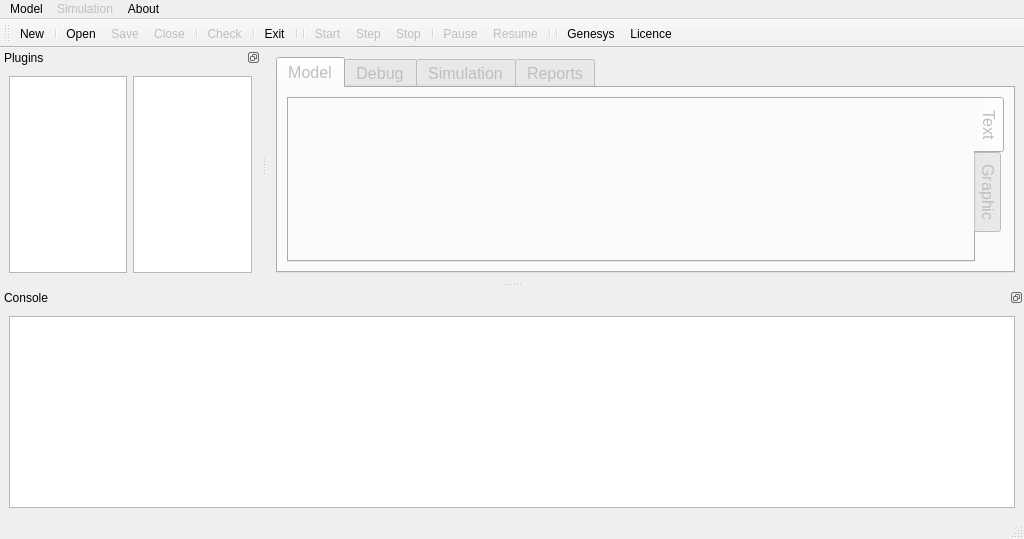
<?xml version="1.0" encoding="UTF-8"?>
<ui version="4.0">
 <class>MainWindow</class>
 <widget class="QMainWindow" name="MainWindow">
  <property name="geometry">
   <rect>
    <x>0</x>
    <y>0</y>
    <width>1024</width>
    <height>539</height>
   </rect>
  </property>
  <property name="windowTitle">
   <string>GenESyS - Generic and Expansible System Simulator</string>
  </property>
  <property name="windowIcon">
   <iconset resource="simpleGUI_resources.qrc">
    <normaloff>:/icons3/resources/icons/pack3/ico/3d bar chart.ico</normaloff>:/icons3/resources/icons/pack3/ico/3d bar chart.ico</iconset>
  </property>
  <property name="dockNestingEnabled">
   <bool>true</bool>
  </property>
  <widget class="QWidget" name="centralwidget">
   <layout class="QVBoxLayout" name="verticalLayout_11">
    <item>
     <widget class="QTabWidget" name="tabWidgetCentral">
      <property name="enabled">
       <bool>false</bool>
      </property>
      <property name="font">
       <font>
        <pointsize>12</pointsize>
       </font>
      </property>
      <property name="currentIndex">
       <number>0</number>
      </property>
      <widget class="QWidget" name="tabModel">
       <attribute name="icon">
        <iconset>
         <normalon>:/icons3/resources/icons/pack3/ico/list.ico</normalon>
        </iconset>
       </attribute>
       <attribute name="title">
        <string>Model</string>
       </attribute>
       <attribute name="toolTip">
        <string>Model in Genesys Simulation Language</string>
       </attribute>
       <layout class="QVBoxLayout" name="verticalLayout_3">
        <item>
         <widget class="QTabWidget" name="tabWidgetModel_2">
          <property name="tabPosition">
           <enum>QTabWidget::East</enum>
          </property>
          <property name="currentIndex">
           <number>0</number>
          </property>
          <widget class="QWidget" name="tabModelText">
           <attribute name="icon">
            <iconset resource="simpleGUI_resources.qrc">
             <normaloff>:/icons3/resources/icons/pack3/ico/text.ico</normaloff>:/icons3/resources/icons/pack3/ico/text.ico</iconset>
           </attribute>
           <attribute name="title">
            <string>Text</string>
           </attribute>
           <layout class="QVBoxLayout" name="verticalLayout_4"/>
          </widget>
          <widget class="QWidget" name="tabModelGraphic">
           <attribute name="icon">
            <iconset resource="simpleGUI_resources.qrc">
             <normaloff>:/mxgraph/resources/icons/pack4/iconsMxGraph/vertical.png</normaloff>:/mxgraph/resources/icons/pack4/iconsMxGraph/vertical.png</iconset>
           </attribute>
           <attribute name="title">
            <string>Graphic</string>
           </attribute>
           <layout class="QVBoxLayout" name="verticalLayout_6">
            <item>
             <widget class="QScrollArea" name="scrollArea_Graphic">
              <property name="verticalScrollBarPolicy">
               <enum>Qt::ScrollBarAlwaysOn</enum>
              </property>
              <property name="widgetResizable">
               <bool>true</bool>
              </property>
              <widget class="QWidget" name="scrollAreaWidgetContents">
               <property name="geometry">
                <rect>
                 <x>0</x>
                 <y>0</y>
                 <width>717</width>
                 <height>279</height>
                </rect>
               </property>
               <layout class="QVBoxLayout" name="verticalLayout_5">
                <item>
                 <widget class="QLabel" name="label_ModelGraphic">
                  <property name="sizePolicy">
                   <sizepolicy hsizetype="Preferred" vsizetype="Preferred">
                    <horstretch>0</horstretch>
                    <verstretch>3</verstretch>
                   </sizepolicy>
                  </property>
                  <property name="autoFillBackground">
                   <bool>true</bool>
                  </property>
                  <property name="frameShadow">
                   <enum>QFrame::Plain</enum>
                  </property>
                  <property name="text">
                   <string/>
                  </property>
                  <property name="alignment">
                   <set>Qt::AlignCenter</set>
                  </property>
                 </widget>
                </item>
               </layout>
              </widget>
             </widget>
            </item>
            <item>
             <layout class="QHBoxLayout" name="horizontalLayout">
              <item>
               <widget class="QLabel" name="label_Zoom">
                <property name="text">
                 <string>  Zoom:</string>
                </property>
               </widget>
              </item>
              <item>
               <widget class="QSlider" name="horizontalSlider_Zoom">
                <property name="enabled">
                 <bool>false</bool>
                </property>
                <property name="maximum">
                 <number>100</number>
                </property>
                <property name="value">
                 <number>50</number>
                </property>
                <property name="orientation">
                 <enum>Qt::Horizontal</enum>
                </property>
               </widget>
              </item>
              <item>
               <widget class="QCheckBox" name="checkBox_ShowElements">
                <property name="text">
                 <string>Show elements</string>
                </property>
                <property name="checked">
                 <bool>false</bool>
                </property>
               </widget>
              </item>
              <item>
               <widget class="QCheckBox" name="checkBox_ShowInternals">
                <property name="text">
                 <string>Show internals</string>
                </property>
                <property name="checked">
                 <bool>false</bool>
                </property>
               </widget>
              </item>
              <item>
               <widget class="QCheckBox" name="checkBox_ShowLevels">
                <property name="text">
                 <string>Show Levels</string>
                </property>
               </widget>
              </item>
              <item>
               <widget class="QCheckBox" name="checkBox_ShowRecursive">
                <property name="text">
                 <string>Recursive</string>
                </property>
               </widget>
              </item>
              <item>
               <widget class="QPushButton" name="pushButton_Export">
                <property name="text">
                 <string>Export</string>
                </property>
               </widget>
              </item>
             </layout>
            </item>
           </layout>
          </widget>
         </widget>
        </item>
       </layout>
      </widget>
      <widget class="QWidget" name="tabDebug">
       <attribute name="title">
        <string>Debug</string>
       </attribute>
       <layout class="QVBoxLayout" name="verticalLayout_9">
        <item>
         <widget class="QTabWidget" name="tabWidget_Debug">
          <property name="tabPosition">
           <enum>QTabWidget::East</enum>
          </property>
          <property name="currentIndex">
           <number>0</number>
          </property>
          <widget class="QWidget" name="tab_Debug_Breakpoints">
           <attribute name="icon">
            <iconset resource="simpleGUI_resources.qrc">
             <normaloff>:/icons3/resources/icons/pack3/ico/abort.ico</normaloff>:/icons3/resources/icons/pack3/ico/abort.ico</iconset>
           </attribute>
           <attribute name="title">
            <string>Breakpoints</string>
           </attribute>
           <layout class="QVBoxLayout" name="verticalLayout_10">
            <item>
             <widget class="QTableWidget" name="tableWidget_Breakpoints">
              <property name="enabled">
               <bool>false</bool>
              </property>
              <property name="columnCount">
               <number>3</number>
              </property>
              <attribute name="horizontalHeaderShowSortIndicator" stdset="0">
               <bool>true</bool>
              </attribute>
              <column/>
              <column/>
              <column/>
             </widget>
            </item>
            <item>
             <layout class="QHBoxLayout" name="horizontalLayout_6" stretch="0,0,0">
              <item>
               <widget class="QPushButton" name="pushButton_Breakpoint_Insert">
                <property name="text">
                 <string>Insert</string>
                </property>
               </widget>
              </item>
              <item>
               <widget class="QPushButton" name="pushButton_Breakpoint_Remove">
                <property name="text">
                 <string>Remove</string>
                </property>
               </widget>
              </item>
              <item>
               <spacer name="horizontalSpacer">
                <property name="orientation">
                 <enum>Qt::Horizontal</enum>
                </property>
                <property name="sizeHint" stdset="0">
                 <size>
                  <width>40</width>
                  <height>20</height>
                 </size>
                </property>
               </spacer>
              </item>
             </layout>
            </item>
           </layout>
          </widget>
          <widget class="QWidget" name="tab_Debug_Variables">
           <attribute name="icon">
            <iconset resource="simpleGUI_resources.qrc">
             <normaloff>:/icons1/resources/icons/pack1/ico/35.ico</normaloff>:/icons1/resources/icons/pack1/ico/35.ico</iconset>
           </attribute>
           <attribute name="title">
            <string>Variables</string>
           </attribute>
           <layout class="QVBoxLayout" name="verticalLayout_13">
            <item>
             <widget class="QTableWidget" name="tableWidget_Variables">
              <property name="enabled">
               <bool>false</bool>
              </property>
              <property name="columnCount">
               <number>3</number>
              </property>
              <attribute name="horizontalHeaderShowSortIndicator" stdset="0">
               <bool>true</bool>
              </attribute>
              <column/>
              <column/>
              <column/>
             </widget>
            </item>
           </layout>
          </widget>
          <widget class="QWidget" name="tabDebug_Entities">
           <attribute name="icon">
            <iconset resource="simpleGUI_resources.qrc">
             <normaloff>:/icons3/resources/icons/pack3/ico/yellow pin.ico</normaloff>:/icons3/resources/icons/pack3/ico/yellow pin.ico</iconset>
           </attribute>
           <attribute name="title">
            <string>Entities</string>
           </attribute>
           <layout class="QVBoxLayout" name="verticalLayout_12">
            <item>
             <widget class="QTableWidget" name="tableWidget_Entities">
              <property name="enabled">
               <bool>false</bool>
              </property>
              <property name="columnCount">
               <number>3</number>
              </property>
              <attribute name="horizontalHeaderShowSortIndicator" stdset="0">
               <bool>true</bool>
              </attribute>
              <column/>
              <column/>
              <column/>
             </widget>
            </item>
           </layout>
          </widget>
         </widget>
        </item>
       </layout>
      </widget>
      <widget class="QWidget" name="tabSimulation">
       <attribute name="icon">
        <iconset>
         <normalon>:/icons2/resources/icons/pack2/ico/19.ico</normalon>
        </iconset>
       </attribute>
       <attribute name="title">
        <string>Simulation</string>
       </attribute>
       <layout class="QVBoxLayout" name="verticalLayout_2">
        <item>
         <widget class="QTabWidget" name="tabWidget">
          <property name="tabPosition">
           <enum>QTabWidget::East</enum>
          </property>
          <property name="currentIndex">
           <number>0</number>
          </property>
          <widget class="QWidget" name="tab_Simulation_Trace">
           <attribute name="icon">
            <iconset resource="simpleGUI_resources.qrc">
             <normaloff>:/icons3/resources/icons/pack3/ico/movie.ico</normaloff>:/icons3/resources/icons/pack3/ico/movie.ico</iconset>
           </attribute>
           <attribute name="title">
            <string>Trace</string>
           </attribute>
           <layout class="QVBoxLayout" name="verticalLayout_7">
            <item>
             <widget class="QTextEdit" name="textEdit_Simulation">
              <property name="font">
               <font>
                <pointsize>10</pointsize>
               </font>
              </property>
              <property name="lineWrapMode">
               <enum>QTextEdit::NoWrap</enum>
              </property>
              <property name="textInteractionFlags">
               <set>Qt::TextSelectableByKeyboard|Qt::TextSelectableByMouse</set>
              </property>
             </widget>
            </item>
           </layout>
          </widget>
          <widget class="QWidget" name="tab_Simulation_Event">
           <attribute name="icon">
            <iconset resource="simpleGUI_resources.qrc">
             <normaloff>:/icons3/resources/icons/pack3/ico/table.ico</normaloff>:/icons3/resources/icons/pack3/ico/table.ico</iconset>
           </attribute>
           <attribute name="title">
            <string>Events</string>
           </attribute>
           <layout class="QVBoxLayout" name="verticalLayout_8">
            <item>
             <widget class="QTableWidget" name="tableWidget_Simulation_Event">
              <property name="font">
               <font>
                <pointsize>10</pointsize>
               </font>
              </property>
              <property name="wordWrap">
               <bool>false</bool>
              </property>
              <property name="rowCount">
               <number>0</number>
              </property>
              <property name="columnCount">
               <number>3</number>
              </property>
              <column/>
              <column/>
              <column/>
             </widget>
            </item>
           </layout>
          </widget>
         </widget>
        </item>
        <item>
         <layout class="QHBoxLayout" name="horizontalLayout_3">
          <item>
           <widget class="QLabel" name="label_2">
            <property name="text">
             <string>Replication </string>
            </property>
           </widget>
          </item>
          <item>
           <widget class="QLabel" name="label_ReplicationNum">
            <property name="text">
             <string>1/1</string>
            </property>
           </widget>
          </item>
          <item>
           <widget class="QLabel" name="label">
            <property name="text">
             <string>:</string>
            </property>
           </widget>
          </item>
          <item>
           <widget class="QProgressBar" name="progressBarSimulation">
            <property name="value">
             <number>0</number>
            </property>
           </widget>
          </item>
         </layout>
        </item>
       </layout>
      </widget>
      <widget class="QWidget" name="tabReport">
       <attribute name="icon">
        <iconset>
         <normalon>:/icons2/resources/icons/pack2/ico/16.ico</normalon>
        </iconset>
       </attribute>
       <attribute name="title">
        <string>Reports</string>
       </attribute>
       <layout class="QHBoxLayout" name="horizontalLayout_4">
        <item>
         <widget class="QTextEdit" name="textEdit_Reports">
          <property name="font">
           <font>
            <family>Courier 10 Pitch</family>
            <pointsize>10</pointsize>
           </font>
          </property>
          <property name="lineWrapMode">
           <enum>QTextEdit::NoWrap</enum>
          </property>
          <property name="textInteractionFlags">
           <set>Qt::TextSelectableByKeyboard|Qt::TextSelectableByMouse</set>
          </property>
         </widget>
        </item>
       </layout>
      </widget>
     </widget>
    </item>
   </layout>
  </widget>
  <widget class="QMenuBar" name="menubar">
   <property name="geometry">
    <rect>
     <x>0</x>
     <y>0</y>
     <width>1024</width>
     <height>24</height>
    </rect>
   </property>
   <widget class="QMenu" name="menuModel">
    <property name="title">
     <string>Model</string>
    </property>
    <addaction name="actionNew"/>
    <addaction name="separator"/>
    <addaction name="actionOpen"/>
    <addaction name="actionSave"/>
    <addaction name="actionClose"/>
    <addaction name="separator"/>
    <addaction name="actionCheck"/>
    <addaction name="separator"/>
    <addaction name="actionExit"/>
   </widget>
   <widget class="QMenu" name="menuSimulation">
    <property name="enabled">
     <bool>false</bool>
    </property>
    <property name="title">
     <string>Simulation</string>
    </property>
    <addaction name="actionStart"/>
    <addaction name="actionStep"/>
    <addaction name="actionStop"/>
    <addaction name="separator"/>
    <addaction name="actionPause"/>
    <addaction name="actionResume"/>
   </widget>
   <widget class="QMenu" name="menuAbout">
    <property name="title">
     <string>About</string>
    </property>
    <addaction name="actionAbout"/>
    <addaction name="actionLicence"/>
    <addaction name="actionGet_Involved"/>
   </widget>
   <addaction name="menuModel"/>
   <addaction name="menuSimulation"/>
   <addaction name="menuAbout"/>
  </widget>
  <widget class="QStatusBar" name="statusbar"/>
  <widget class="QToolBar" name="toolBar">
   <property name="windowTitle">
    <string>toolBar</string>
   </property>
   <attribute name="toolBarArea">
    <enum>TopToolBarArea</enum>
   </attribute>
   <attribute name="toolBarBreak">
    <bool>false</bool>
   </attribute>
   <addaction name="actionNew"/>
   <addaction name="separator"/>
   <addaction name="actionOpen"/>
   <addaction name="actionSave"/>
   <addaction name="actionClose"/>
   <addaction name="separator"/>
   <addaction name="actionCheck"/>
   <addaction name="separator"/>
   <addaction name="actionExit"/>
   <addaction name="separator"/>
   <addaction name="separator"/>
   <addaction name="actionStart"/>
   <addaction name="actionStep"/>
   <addaction name="actionStop"/>
   <addaction name="separator"/>
   <addaction name="actionPause"/>
   <addaction name="actionResume"/>
   <addaction name="separator"/>
   <addaction name="separator"/>
   <addaction name="actionAbout"/>
   <addaction name="actionLicence"/>
  </widget>
  <widget class="QDockWidget" name="dockWidgetConsole">
   <property name="sizePolicy">
    <sizepolicy hsizetype="Minimum" vsizetype="Minimum">
     <horstretch>0</horstretch>
     <verstretch>0</verstretch>
    </sizepolicy>
   </property>
   <property name="minimumSize">
    <size>
     <width>100</width>
     <height>109</height>
    </size>
   </property>
   <property name="baseSize">
    <size>
     <width>100</width>
     <height>100</height>
    </size>
   </property>
   <property name="autoFillBackground">
    <bool>false</bool>
   </property>
   <property name="features">
    <set>QDockWidget::DockWidgetFloatable|QDockWidget::DockWidgetMovable</set>
   </property>
   <property name="allowedAreas">
    <set>Qt::BottomDockWidgetArea|Qt::LeftDockWidgetArea|Qt::RightDockWidgetArea</set>
   </property>
   <property name="windowTitle">
    <string>Console</string>
   </property>
   <attribute name="dockWidgetArea">
    <number>8</number>
   </attribute>
   <widget class="QWidget" name="dockWidgetContentsConsole">
    <layout class="QVBoxLayout" name="verticalLayout">
     <item>
      <widget class="QTextEdit" name="textEdit_Console">
       <property name="font">
        <font>
         <pointsize>10</pointsize>
        </font>
       </property>
       <property name="textInteractionFlags">
        <set>Qt::TextSelectableByKeyboard|Qt::TextSelectableByMouse</set>
       </property>
      </widget>
     </item>
    </layout>
   </widget>
  </widget>
  <widget class="QDockWidget" name="dockWidgetPlugins">
   <property name="sizePolicy">
    <sizepolicy hsizetype="Minimum" vsizetype="Minimum">
     <horstretch>0</horstretch>
     <verstretch>0</verstretch>
    </sizepolicy>
   </property>
   <property name="baseSize">
    <size>
     <width>100</width>
     <height>100</height>
    </size>
   </property>
   <property name="windowIcon">
    <iconset resource="simpleGUI_resources.qrc">
     <normaloff>:/icons3/resources/icons/pack3/ico/component.ico</normaloff>:/icons3/resources/icons/pack3/ico/component.ico</iconset>
   </property>
   <property name="features">
    <set>QDockWidget::DockWidgetFloatable|QDockWidget::DockWidgetMovable</set>
   </property>
   <property name="allowedAreas">
    <set>Qt::LeftDockWidgetArea|Qt::RightDockWidgetArea</set>
   </property>
   <property name="windowTitle">
    <string>Plugins</string>
   </property>
   <attribute name="dockWidgetArea">
    <number>1</number>
   </attribute>
   <widget class="QWidget" name="dockWidgetContentsPlugin">
    <layout class="QHBoxLayout" name="horizontalLayout_2">
     <item>
      <widget class="QListWidget" name="listWidget_Plugins"/>
     </item>
     <item>
      <widget class="QTreeWidget" name="treeWidget_Plugins">
       <attribute name="headerVisible">
        <bool>false</bool>
       </attribute>
       <attribute name="headerCascadingSectionResizes">
        <bool>false</bool>
       </attribute>
       <column>
        <property name="text">
         <string notr="true">1</string>
        </property>
       </column>
      </widget>
     </item>
    </layout>
   </widget>
  </widget>
  <action name="actionNew">
   <property name="icon">
    <iconset resource="simpleGUI_resources.qrc">
     <normaloff>:/icons3/resources/icons/pack3/ico/new document.ico</normaloff>:/icons3/resources/icons/pack3/ico/new document.ico</iconset>
   </property>
   <property name="text">
    <string>New</string>
   </property>
   <property name="toolTip">
    <string>New Model</string>
   </property>
  </action>
  <action name="actionOpen">
   <property name="icon">
    <iconset resource="simpleGUI_resources.qrc">
     <normaloff>:/icons3/resources/icons/pack3/ico/upload.ico</normaloff>:/icons3/resources/icons/pack3/ico/upload.ico</iconset>
   </property>
   <property name="text">
    <string>Open</string>
   </property>
   <property name="toolTip">
    <string>Open Model</string>
   </property>
   <property name="shortcut">
    <string>Ctrl+O</string>
   </property>
  </action>
  <action name="actionSave">
   <property name="enabled">
    <bool>false</bool>
   </property>
   <property name="icon">
    <iconset resource="simpleGUI_resources.qrc">
     <normaloff>:/icons3/resources/icons/pack3/ico/download.ico</normaloff>:/icons3/resources/icons/pack3/ico/download.ico</iconset>
   </property>
   <property name="text">
    <string>Save</string>
   </property>
   <property name="toolTip">
    <string>Save Model</string>
   </property>
   <property name="shortcut">
    <string>Ctrl+S</string>
   </property>
  </action>
  <action name="actionExit">
   <property name="icon">
    <iconset resource="simpleGUI_resources.qrc">
     <normaloff>:/icons3/resources/icons/pack3/ico/exit.ico</normaloff>:/icons3/resources/icons/pack3/ico/exit.ico</iconset>
   </property>
   <property name="text">
    <string>Exit</string>
   </property>
   <property name="toolTip">
    <string>Exit Genesys</string>
   </property>
   <property name="shortcut">
    <string>Ctrl+X</string>
   </property>
  </action>
  <action name="actionStart">
   <property name="enabled">
    <bool>false</bool>
   </property>
   <property name="icon">
    <iconset resource="simpleGUI_resources.qrc">
     <normaloff>:/icons3/resources/icons/pack3/ico/play.ico</normaloff>:/icons3/resources/icons/pack3/ico/play.ico</iconset>
   </property>
   <property name="text">
    <string>Start</string>
   </property>
   <property name="toolTip">
    <string>Start Simulation</string>
   </property>
   <property name="shortcut">
    <string>F5</string>
   </property>
  </action>
  <action name="actionStep">
   <property name="enabled">
    <bool>false</bool>
   </property>
   <property name="icon">
    <iconset resource="simpleGUI_resources.qrc">
     <normaloff>:/icons3/resources/icons/pack3/ico/next track.ico</normaloff>:/icons3/resources/icons/pack3/ico/next track.ico</iconset>
   </property>
   <property name="text">
    <string>Step</string>
   </property>
   <property name="toolTip">
    <string>Step Simulation</string>
   </property>
   <property name="shortcut">
    <string>F6</string>
   </property>
  </action>
  <action name="actionStop">
   <property name="enabled">
    <bool>false</bool>
   </property>
   <property name="icon">
    <iconset resource="simpleGUI_resources.qrc">
     <normaloff>:/icons3/resources/icons/pack3/ico/stop.ico</normaloff>:/icons3/resources/icons/pack3/ico/stop.ico</iconset>
   </property>
   <property name="text">
    <string>Stop</string>
   </property>
   <property name="toolTip">
    <string>Stop Simulation</string>
   </property>
   <property name="shortcut">
    <string>F7</string>
   </property>
  </action>
  <action name="actionPause">
   <property name="enabled">
    <bool>false</bool>
   </property>
   <property name="icon">
    <iconset resource="simpleGUI_resources.qrc">
     <normaloff>:/icons3/resources/icons/pack3/ico/pause.ico</normaloff>:/icons3/resources/icons/pack3/ico/pause.ico</iconset>
   </property>
   <property name="text">
    <string>Pause</string>
   </property>
   <property name="toolTip">
    <string>Pause Simulation</string>
   </property>
   <property name="shortcut">
    <string>F8</string>
   </property>
  </action>
  <action name="actionResume">
   <property name="enabled">
    <bool>false</bool>
   </property>
   <property name="icon">
    <iconset resource="simpleGUI_resources.qrc">
     <normaloff>:/icons3/resources/icons/pack3/ico/fast-forward.ico</normaloff>:/icons3/resources/icons/pack3/ico/fast-forward.ico</iconset>
   </property>
   <property name="text">
    <string>Resume</string>
   </property>
   <property name="toolTip">
    <string>Resume Simulation</string>
   </property>
   <property name="shortcut">
    <string>F9</string>
   </property>
  </action>
  <action name="actionClose">
   <property name="enabled">
    <bool>false</bool>
   </property>
   <property name="icon">
    <iconset resource="simpleGUI_resources.qrc">
     <normaloff>:/icons3/resources/icons/pack3/ico/close.ico</normaloff>:/icons3/resources/icons/pack3/ico/close.ico</iconset>
   </property>
   <property name="text">
    <string>Close</string>
   </property>
   <property name="toolTip">
    <string>Close Model</string>
   </property>
   <property name="shortcut">
    <string>Ctrl+W</string>
   </property>
  </action>
  <action name="actionCheck">
   <property name="enabled">
    <bool>false</bool>
   </property>
   <property name="icon">
    <iconset resource="simpleGUI_resources.qrc">
     <normaloff>:/icons3/resources/icons/pack3/ico/yes.ico</normaloff>:/icons3/resources/icons/pack3/ico/yes.ico</iconset>
   </property>
   <property name="text">
    <string>Check</string>
   </property>
   <property name="toolTip">
    <string>Check Model</string>
   </property>
   <property name="shortcut">
    <string>F4</string>
   </property>
  </action>
  <action name="actionAbout">
   <property name="icon">
    <iconset resource="simpleGUI_resources.qrc">
     <normaloff>:/icons1/resources/icons/pack1/ico/106.ico</normaloff>:/icons1/resources/icons/pack1/ico/106.ico</iconset>
   </property>
   <property name="text">
    <string>Genesys</string>
   </property>
   <property name="toolTip">
    <string>About Genesys</string>
   </property>
  </action>
  <action name="actionLicence">
   <property name="icon">
    <iconset resource="simpleGUI_resources.qrc">
     <normaloff>:/icons2/resources/icons/pack2/ico/28.ico</normaloff>:/icons2/resources/icons/pack2/ico/28.ico</iconset>
   </property>
   <property name="text">
    <string>Licence</string>
   </property>
   <property name="toolTip">
    <string>About Licence</string>
   </property>
  </action>
  <action name="actionGet_Involved">
   <property name="icon">
    <iconset resource="simpleGUI_resources.qrc">
     <normaloff>:/icons3/resources/icons/pack3/ico/user group.ico</normaloff>:/icons3/resources/icons/pack3/ico/user group.ico</iconset>
   </property>
   <property name="text">
    <string>Get Involved</string>
   </property>
   <property name="toolTip">
    <string>Get Involved in Genesys</string>
   </property>
  </action>
 </widget>
 <tabstops>
  <tabstop>textEdit_Reports</tabstop>
  <tabstop>tabWidgetCentral</tabstop>
 </tabstops>
 <resources>
  <include location="simpleGUI_resources.qrc"/>
 </resources>
 <connections/>
</ui>
